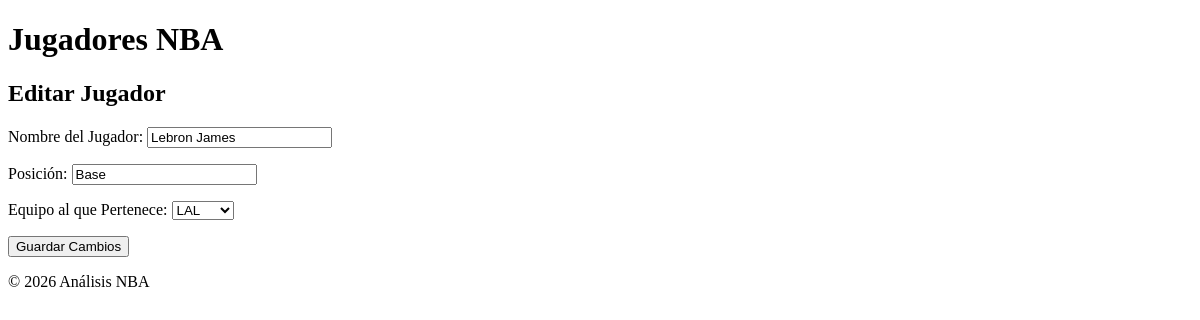
The app's page /jugador/editar/1/, older data.
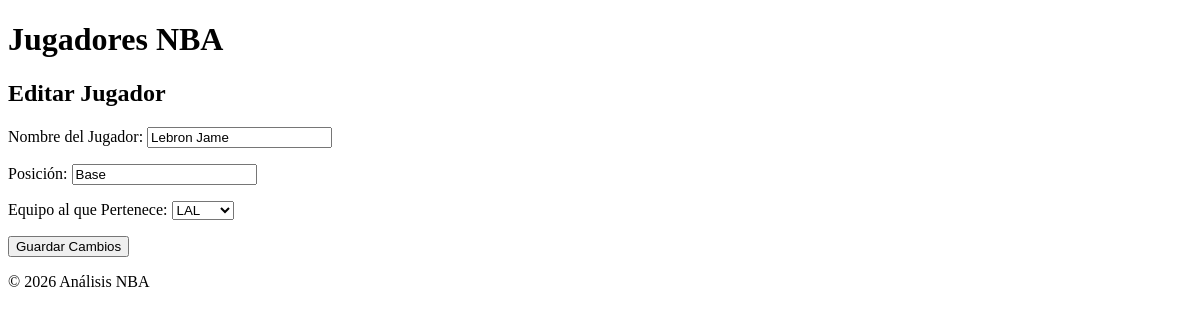
The same page, newer data.
### Login/models.py (models this page shows, shortened)
class Jugador(models.Model):
    nombre = models.CharField(max_length=100)
    posicion = models.CharField(max_length=50)
    equipo = models.ForeignKey(Equipo, on_delete=models.CASCADE)

class Equipo(models.Model):
    nombre = models.CharField(max_length=100)
    ciudad = models.CharField(max_length=100)
    def __str__(self):
        return self.nombre

### Login/views.py (the view)
# urls.py: path('jugador/editar/<int:jugador_id>/', Login.views.edit_jugador, name='edit_jugador'),
def edit_jugador(request, jugador_id):
    jugador = Jugador.objects.get(pk=jugador_id)
    if request.method == 'POST':
        form = JugadorForm(request.POST, instance=jugador)
        if form.is_valid():
            form.save()
            return redirect('jugador_list')
    else:
        form = JugadorForm(instance=jugador)
    return render(request, 'editar_jugador.html', {'form': form})

### Login/forms.py
class JugadorForm(forms.ModelForm):
    class Meta:
        model = Jugador
        fields = ['nombre', 'posicion', 'equipo']
        labels = {
            'nombre': 'Nombre del Jugador',
            'posicion': 'Posición',
            'equipo': 'Equipo al que Pertenece',
        }

### Login/templates/editar_jugador.html (shortened to what this page needs)
{% extends 'base.html' %}
{% block content %}
    <h2>Editar Jugador</h2>
    <form method="post">
        {{ form.as_p }}
        <button type="submit">Guardar Cambios</button>
    </form>
{% endblock %}

Row changes from the older to the newer data that the page shows:
changed Jugador "Base": nombre "Lebron James" → "Lebron Jame"
